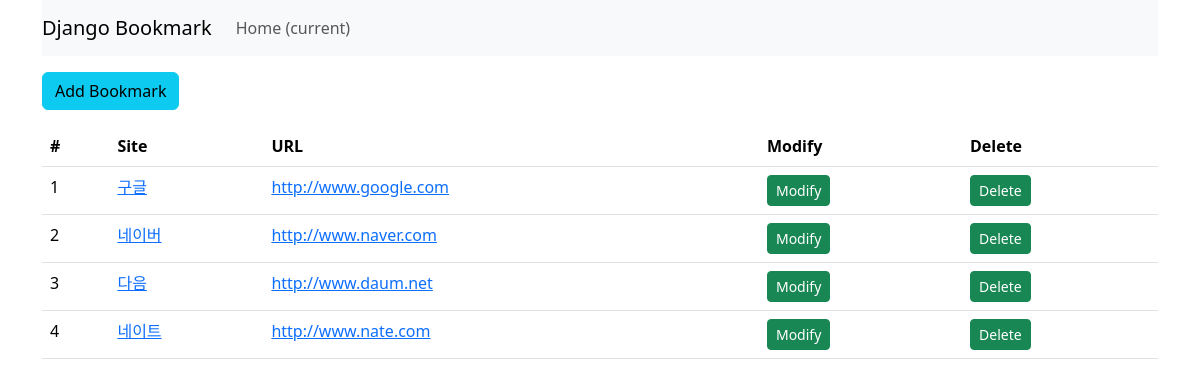
The app's page /bookmark/, older data.
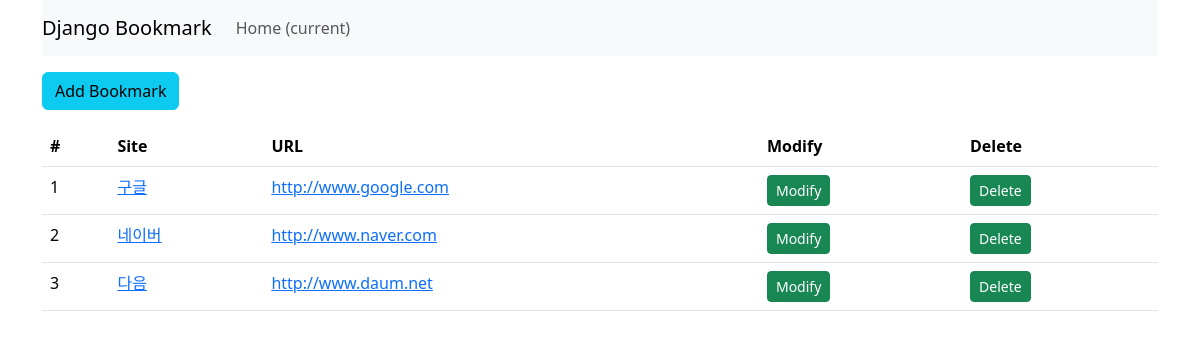
The same page, newer data.
### bookmark/models.py (models this page shows, shortened)
class Bookmark(models.Model):
    site_name = models.CharField(max_length=100)
    url = models.URLField('site URL')

### bookmark/views.py (the view)
# urls.py: path('', BookmarkListView.as_view(), name='list'),
class BookmarkListView(ListView):
    model = Bookmark
    paginate_by = 6

### bookmark/templates/bookmark/bookmark_list.html (shortened to what this page needs)
{% extends 'base.html' %}
{% block content %}
<div class="btn-group">
    <a href="{% url 'add' %}" class="btn btn-info">Add Bookmark</a>
  </div>
  <table class="table">
    <thead>
      <tr>
        <th scope="col">#</th>
        <th scope="col">Site</th>
        <th scope="col">URL</th>
        <th scope="col">Modify</th>
        <th scope="col">Delete</th>
      </tr>
    </thead>
    <tbody>
      {% for bookmark in object_list %}
        <tr>
          <td>{{forloop.counter}}</td>
          <td><a href="{% url 'detail' pk=bookmark.id %}">{{bookmark.site_name}}</a></td>
          <td><a href="{{bookmark.url}}" target="_blank">{{bookmark.url}}</a></td>
          <td><a href="{% url 'update' pk=bookmark.id %}" class="btn btn-success btn-sm">Modify</a></td>
          <td><a href="{% url 'delete' pk=bookmark.id %}" class="btn btn-success btn-sm">Delete</a></td>
        </tr>
      {% endfor %}
    </tbody>
  </table>
{% endblock %}

### templates/base.html (shortened to what this page needs)
<!DOCTYPE html>
<html lang="en">
<head>
    <link href="https://cdn.jsdelivr.net/npm/bootstrap@5.3.2/dist/css/bootstrap.min.css" rel="stylesheet">
    {% load static %}
    <link rel="stylesheet" href="{% static 'style.css' %}">
</head>
<body>
   <div class="container">
       <nav class="navbar navbar-expand-lg navbar-light bg-light">
           <a class="navbar-brand" href="#">Django Bookmark</a>
           <div class="collapse navbar-collapse" id="navbarSupportedContent">
               <ul class="navbar-nav mr-auto">
                   <li class="nav-item active">
                       <a class="nav-link" href="#">Home <span class="sr-only">(current)</span></a>
                   </li>
               </ul>
           </div>
       </nav>
       <div class="row">
           <div class="col">
               {% block content %}
               {% endblock %}
           </div>
       </div>
   </div>
</body>
</html>

### static/style.css (style rules this page uses)
body { width:100%; }

Row changes from the older to the newer data that the page shows:
removed Bookmark: site_name "네이트", url "http://www.nate.com"
